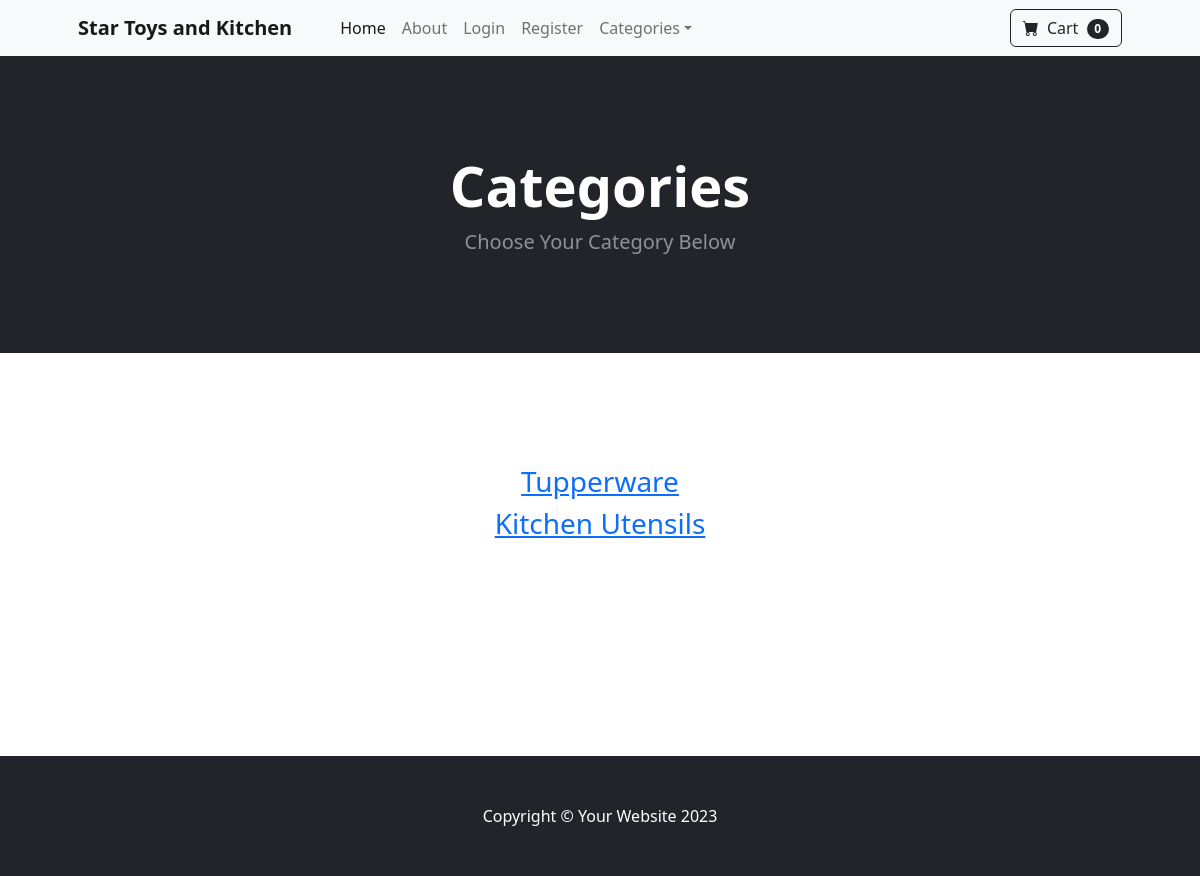
Before: /category_summary with the older database file.
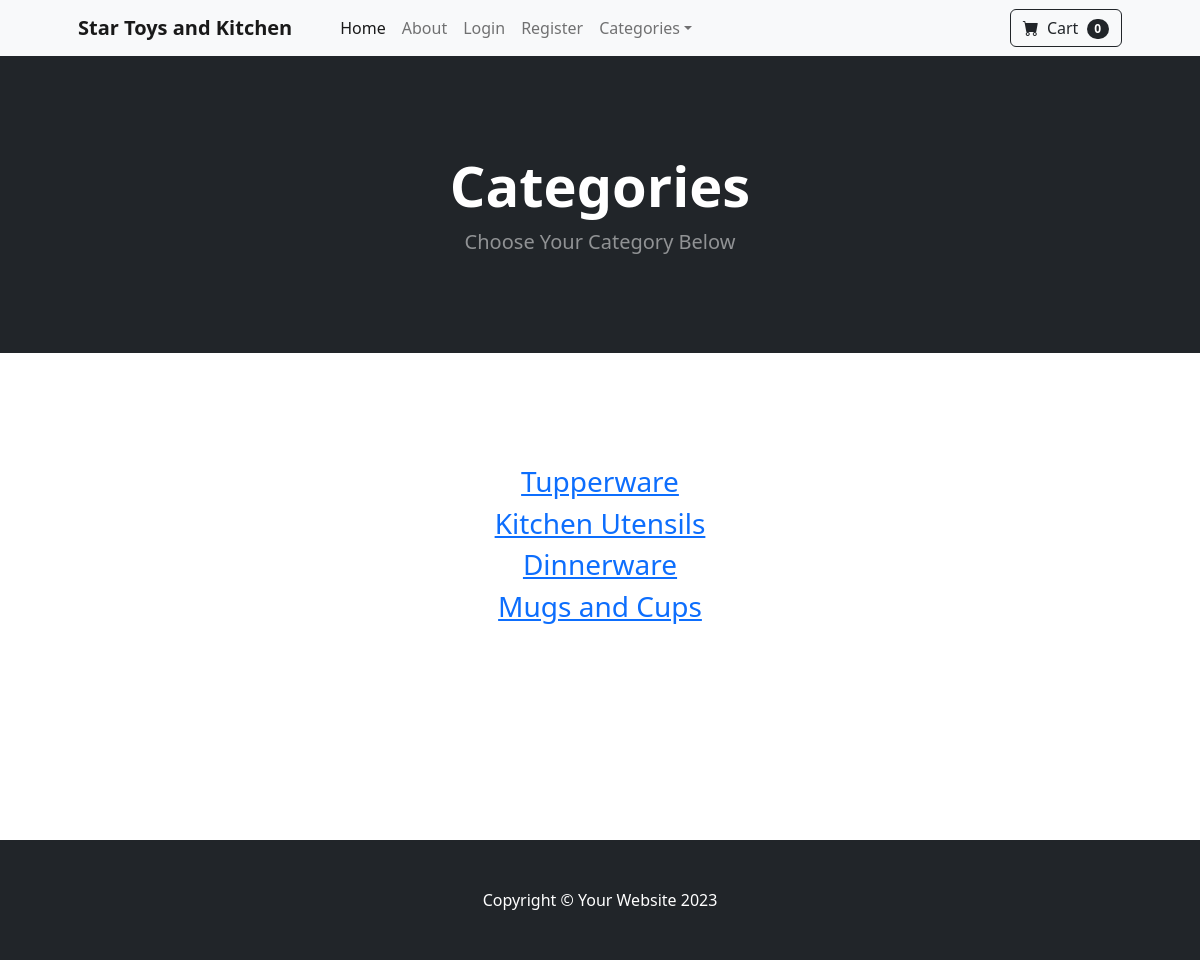
After: the same page with the newer database file.
### store/models.py (models this page shows)
class Category(models.Model):
    name = models.CharField(max_length=50)
    def __str__(self):
        return self.name
    class Meta:
        verbose_name_plural='categories'

### store/views.py (the view)
# urls.py: path('category_summary', views.category_summary, name='category_summary'),
def category_summary(request):
    categories = Category.objects.all()
    return render(request, 'category_summary.html', {"categories": categories})

### cart/cart.py (called while the page is built)
    def __len__(self):
        return len(self.cart)

### cart/context_processors.py (called while the page is built)
def cart(request):
    return {'cart': Cart(request)}

### store/templates/category_summary.html
{% extends 'base.html' %}
{% block content %}
    <header class="bg-dark py-5">
        <div class="container px-4 px-lg-5 my-5">
            <div class="text-center text-white">
                <h1 class="display-4 fw-bolder">Categories</h1>
                <p class="lead fw-normal text-white-50 mb-0">Choose Your Category Below</p>
            </div>
        </div>
    </header>
    <div class="container">
        <div class="row">
            <center>
                <div class="col-8">
                    <p align="justify">
                    <br/><br/>
                    <br/><br/>
                    {% for category in categories %}
                    <h3><a href="{% url 'category' category %}">  {{category}} </a> </h3>
                    {% endfor %}
                    <br/><br/>
                    <br/><br/>
                    <br/><br/>
                    <br/><br/>
                    </p>
                </div>
            </center>
        </div>
    </div>
{% endblock %}

Changed rows visible on the page:
added Category: name "Dinnerware"
added Category: name "Mugs and Cups"
